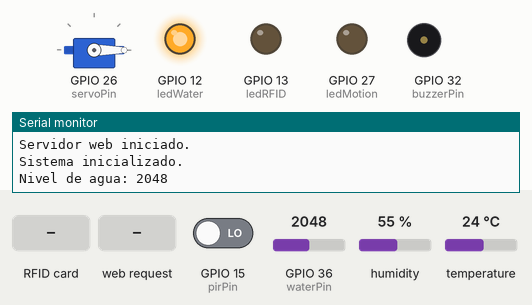
This sketch was run on a simulated ESP32. Parts: servo, output pins drawn as LEDs (lit = HIGH), buzzer (waves = sounding, pin HIGH), the last lines printed to the serial monitor. Dashed ring = blinking. The inputs (shaded band) are chosen by the test bench; at power-on: GPIO 15 (pirPin) LOW, GPIO 36 (waterPin) = 2048, humidity 55 %, temperature 24 °C. WiFi joins after 1.5 s; servers stay silent unless stated; the local clock reads 2024-03-15 10:24:30 at power-on unless the sketch sets it.

Above: at 3.2 s.
3.3 s: RFID card 93 F2 79 0F held to the reader
At 7.8 s:
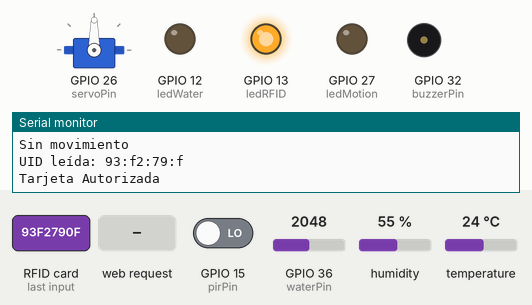
8.5 s: GPIO 15 (pirPin) driven HIGH
At 22.4 s:
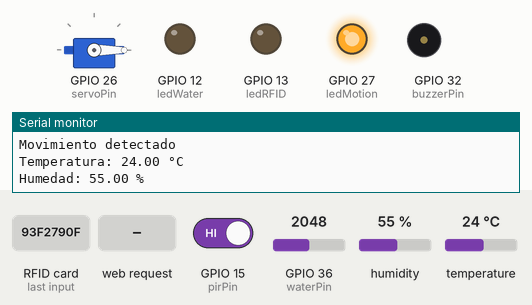
22.5 s: HTTP request GET /servo?state=120&position=120 received
At 27.5 s:
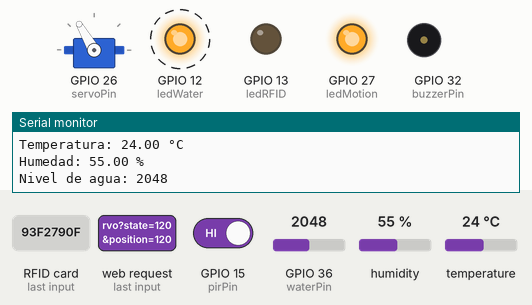
30.1 s: HTTP request GET /servo received
At 37.7 s:
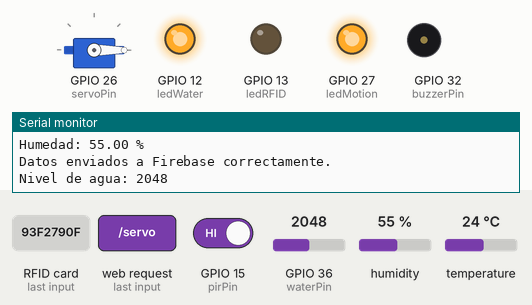
41.8 s: HTTP request GET /buzzer?state=on received
At 47.7 s:
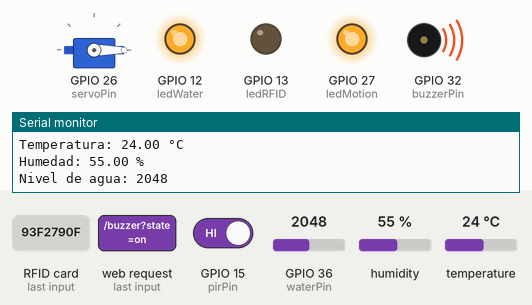
50.3 s: GPIO 15 (pirPin) driven LOW
At 52.6 s:
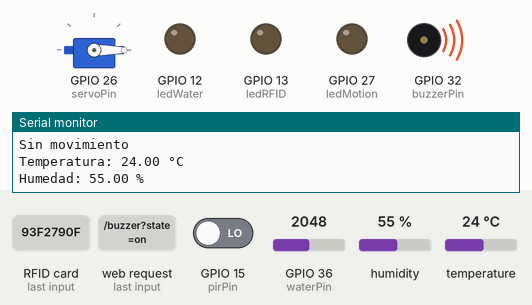
Timing chart, 0 to 60.9 s (numbered marks = the images above; inputs shaded):
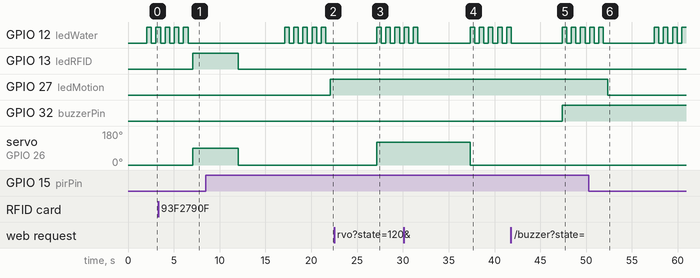

The sketch:

controles.ino
```cpp
#include <SPI.h>
#include <MFRC522.h>
#include <WiFi.h>
#include <WebServer.h>
#include "DHT.h"
#include <ESP32Servo.h>
#include <FirebaseESP32.h>
#include <time.h>

const char* ssid = "lauranotfound";
const char* password = "Princess_0516";

FirebaseData firebaseData;
FirebaseConfig firebaseConfig;
FirebaseAuth firebaseAuth;

const char* FIREBASE_HOST = "https://smartcasitadb-default-rtdb.firebaseio.com/";
const char* FIREBASE_AUTH = "firebase_auth";

const int waterPin = 36;
const int pirPin = 15;
const int dhtPin = 14;
const int ledRFID = 13;
const int ledWater = 12;
const int ledMotion = 27;
const int servoPin = 26;
const int buzzerPin = 32;

#define DHTTYPE DHT11
DHT dht(dhtPin, DHTTYPE);

#define RST_PIN 20
#define SS_PIN 22
MFRC522 mfrc522(SS_PIN, RST_PIN);

Servo servo;

int waterLevel = 0;
int pirValue = 0;
float temperature = 0.0;
float humidity = 0.0;
bool doorOpened = false;
bool bocina = false;
bool luz = false;

byte authorizedUID[] = {0x93, 0xF2, 0x79, 0x0F};

WebServer server(80);

unsigned long previousMillisFirebase = 0;
const long intervalFirebase = 30000;

void setup() {
  Serial.begin(115200);

  WiFi.begin(ssid, password);
  Serial.print("Conectando a WiFi");
  while (WiFi.status() != WL_CONNECTED) {
    delay(1000);
    Serial.print(".");
  }
  Serial.println("\nConectado a WiFi.");
  Serial.print("Dirección IP: ");
  Serial.println(WiFi.localIP());

//para la marca temporal
  configTime(0, 0, "pool.ntp.org", "time.nist.gov");

  firebaseConfig.host = FIREBASE_HOST;
  firebaseConfig.signer.tokens.legacy_token = FIREBASE_AUTH;
  Firebase.begin(&firebaseConfig, &firebaseAuth);
  Firebase.reconnectWiFi(true);
  Serial.println("Conectado a Firebase.");

  server.on("/", handleRoot);
  server.on("/data", handleData);
  server.on("/buzzer", handleBuzzer);
  server.on("/ledMotion", luzmov);
  server.on("/servo", operOrClose);
  server.begin();
  Serial.println("Servidor web iniciado.");

  pinMode(pirPin, INPUT);
  pinMode(ledRFID, OUTPUT);
  pinMode(ledWater, OUTPUT);
  pinMode(ledMotion, OUTPUT);
  pinMode(buzzerPin, OUTPUT);
  dht.begin();
  SPI.begin(5, 21, 19);
  mfrc522.PCD_Init();

  servo.attach(servoPin);
  servo.write(0);

  Serial.println("Sistema inicializado.");
}

void loop() {
  server.handleClient();

  readWaterLevel();
  readPIR();
  readRFID();
  readDHT();

  unsigned long currentMillis = millis();
  if (currentMillis - previousMillisFirebase >= intervalFirebase) {
    previousMillisFirebase = currentMillis;
    sendToFirebase();
  }

  delay(5000);
}

void readWaterLevel() {
  waterLevel = analogRead(waterPin);
  Serial.print("Nivel de agua: ");
  Serial.println(waterLevel);

  if (waterLevel > 500) {
    blinkLED(ledWater, 5);
  }
}

void readPIR() {
  pirValue = digitalRead(pirPin);
  if (pirValue == HIGH) {
    digitalWrite(ledMotion, HIGH);
    Serial.println("Movimiento detectado");
  } else {
    digitalWrite(ledMotion, LOW);
    Serial.println("Sin movimiento");
  }
}

void readRFID() {
  if (!mfrc522.PICC_IsNewCardPresent()) return;
  if (!mfrc522.PICC_ReadCardSerial()) return;

  String uid = "";
  for (byte i = 0; i < mfrc522.uid.size; i++) {
    uid += String(mfrc522.uid.uidByte[i], HEX);
    if (i < mfrc522.uid.size - 1) uid += ":";
  }
  Serial.print("UID leída: ");
  Serial.println(uid);

  if (isAuthorized(mfrc522.uid.uidByte, mfrc522.uid.size)) {
    Serial.println("Tarjeta Autorizada");
    digitalWrite(ledRFID, HIGH);

    servo.write(90);
    doorOpened = true;
    delay(5000);
    servo.write(0);
    doorOpened = false;

    digitalWrite(ledRFID, LOW);
  } else {
    Serial.println("Tarjeta No autorizada");
    doorOpened = false;
  }

  mfrc522.PICC_HaltA();
}

void readDHT() {
  temperature = dht.readTemperature();
  humidity = dht.readHumidity();

  if (isnan(temperature) || isnan(humidity)) {
    Serial.println("Error al leer el sensor DHT.");
    return;
  }

  Serial.print("Temperatura: ");
  Serial.print(temperature);
  Serial.println(" °C");

  Serial.print("Humedad: ");
  Serial.print(humidity);
  Serial.println(" %");
}

bool isAuthorized(byte *uid, byte size) {
  if (size != sizeof(authorizedUID)) return false;
  for (byte i = 0; i < size; i++) {
    if (uid[i] != authorizedUID[i]) return false;
  }
  return true;
}

void blinkLED(int pin, int durationSeconds) {
  for (int i = 0; i < durationSeconds * 2; i++) {
    digitalWrite(pin, !digitalRead(pin));
    delay(500);
  }
  digitalWrite(pin, LOW);
}

void handleRoot() {
  server.send(200, "text/plain", "Bienvenido al servidor web del ESP32!");
}

//obtener marca temporal
String getTime() {
  struct tm timeinfo;
  if (!getLocalTime(&timeinfo)) {
    return "Failed to obtain time";
  }
  char timeStringBuff[50]; // Buffer para almacenar la cadena de tiempo
  strftime(timeStringBuff, sizeof(timeStringBuff), "%Y-%m-%d %H:%M:%S", &timeinfo);
  return String(timeStringBuff);
}

void handleData() {
  String json = "{";
  json += "\"waterLevel\":" + String(waterLevel) + ",";
  json += "\"pirValue\":" + String(pirValue) + ",";
  json += "\"temperature\":" + String(temperature) + ",";
  json += "\"humidity\":" + String(humidity) + ",";
  json += "\"doorOpened\":" + String(doorOpened ? "true" : "false");
  json += "\"bocina\":" + String(bocina ? "true" : "false");
  json += "\"luz\":" + String(luz ? "true" : "false");
  json += "\"timestamp\":\"" + getTime() + "\"";
  json += "}";
  server.send(200, "application/json", json);
}

void handleBuzzer() {
  String state = server.arg("state");
  if (state == "on") {
    digitalWrite(buzzerPin, HIGH);
    server.send(200, "text/plain", "Bocina activada.");
    bocina = true;
  } else if (state == "off") {
    digitalWrite(buzzerPin, LOW);
    server.send(200, "text/plain", "Bocina desactivada.");
    bocina = false;
  } else {
    server.send(400, "text/plain", "Estado no válido.");
    bocina = false;
  }
}

void handleLedMotion() {
  String state = server.arg("state");
  if (state == "on") {
    digitalWrite(ledMotion, HIGH);
    server.send(200, "text/plain", "LED de movimiento activado.");
    luz  = true;
  } else if (state == "off") {
    digitalWrite(ledMotion, LOW);
    server.send(200, "text/plain", "LED de movimiento desactivado.");
    luz = false;
  } else {
    server.send(400, "text/plain", "Estado no válido.");
    luz = false;
  }
}

void luzmov() {
  String state = server.arg("state");
  if (state == "on") {
    digitalWrite(ledMotion, HIGH);
    server.send(200, "text/plain", "LED de movimiento activado.");
    luz  = true;
  } else if (state == "off") {
    digitalWrite(ledMotion, LOW);
    server.send(200, "text/plain", "LED de movimiento desactivado.");
    luz = false;
  }
}

void handleServo() {
  String position = server.arg("position");
  int pos = position.toInt();
  if (pos >= 0 && pos <= 180) {
    servo.write(pos);
    delay(5000);
    servo.write(0);
    server.send(200, "text/plain", "Servomotor movido a la posición: " + String(pos) + " y regresado a la posición inicial.");
  } else {
    server.send(400, "text/plain", "Posición no válida.");
  }
}

void operOrClose() {
  String position = server.arg("position");
  int pos = position.toInt();
  if (pos >= 0 && pos <= 180) {
    servo.write(pos);
    server.send(200, "text/plain", "Servomotor movido a la posición: " + String(pos));
  } else if (pos == 0) {
    servo.write(pos);
    server.send(200, "text/plain", "Servomotor movido a la posición: " + String(pos));
  } else{
    server.send(400, "text/plain", "Posición no válida.");
  }
}

void sendToFirebase() {
  FirebaseJson json;
  json.set("lluvia", waterLevel);
  json.set("movimiento", pirValue);
  json.set("temperatura-ambiental", temperature);
  json.set("humedad", humidity);
  json.set("puerta", doorOpened);
  json.set("bocina", bocina);
  json.set("luz", luz);
  json.set("timestamp", getTime());

  if (Firebase.pushJSON(firebaseData, "/sensorData", json)) {
    Serial.println("Datos enviados a Firebase correctamente.");
  } else {
    Serial.println("Error al enviar datos a Firebase: " + firebaseData.errorReason());
  }
}
```

Measured:
- after the input at 3.3 s, GPIO 13 (ledRFID): LOW → HIGH after 3.8 s; servo on GPIO 26 (servoPin): 0° → 90° after 3.8 s
- after the input at 8.5 s, GPIO 27 (ledMotion): LOW → HIGH after 13.6 s
- after the input at 22.5 s, servo on GPIO 26 (servoPin): 0° → 120° after 4.6 s
- after the input at 30.1 s, servo on GPIO 26 (servoPin): 120° → 0° after 7.2 s
- after the input at 41.8 s, GPIO 32 (buzzerPin): LOW → HIGH after 5.6 s
- after the input at 50.3 s, GPIO 27 (ledMotion): HIGH → LOW after 2.1 s
